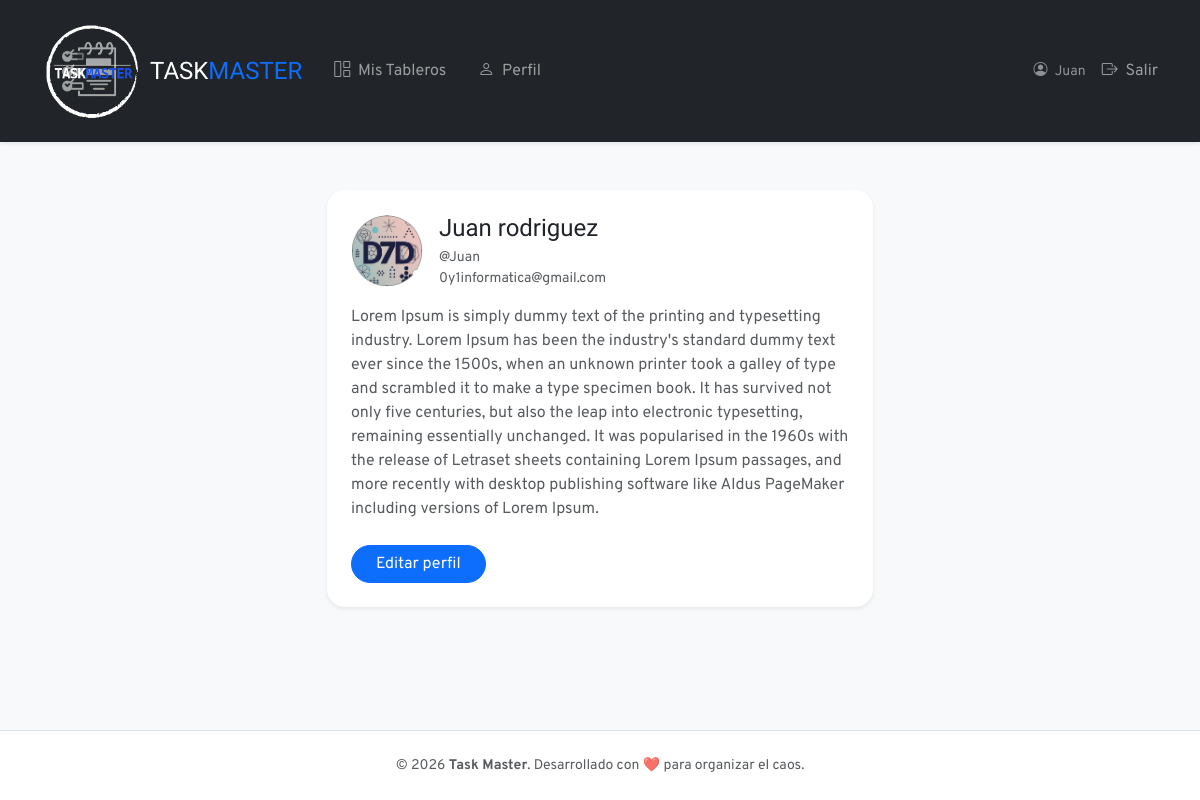
The app's page /boards/profile/ (signed in) with its own data.
### boards/models.py (models this page shows, shortened)
class UserProfile(models.Model):
    user = models.OneToOneField(User, on_delete=models.CASCADE, related_name="profile")
    bio = models.TextField(blank=True)
    avatar = models.ImageField(upload_to="avatars/", blank=True, null=True)
    notify_task_assigned = models.BooleanField(default=True)
    notify_task_due = models.BooleanField(default=True)
    notify_task_status = models.BooleanField(default=True)
    pending_email = models.EmailField(blank=True, null=True)
    pending_email_token = models.CharField(max_length=255, blank=True, null=True)
    pending_email_created_at = models.DateTimeField(blank=True, null=True)
    notify_task_due = models.BooleanField(default=True)
    notify_task_status = models.BooleanField(default=True)
    def avatar_url(self):
        if self.avatar:
            return self.avatar.url
        return "/static/img/taskmaster.png"

### boards/views.py (the view)
# urls.py: path("profile/", views.ProfileView.as_view(), name="profile"),
class ProfileView(LoginRequiredMixin, DetailView):
    model = UserProfile
    template_name = "profiles/profile_detail.html"
    context_object_name = "profile"
    def get_object(self, queryset=None):
        profile, _ = UserProfile.objects.get_or_create(user=self.request.user)
        return profile

### templates/profiles/profile_detail.html (shortened to what this page needs)
{% extends "layout.html" %}
{% block content %}
<div class="row justify-content-center">
    <div class="col-md-8 col-lg-6">
        <div class="card border-0 shadow-sm" style="border-radius: 18px;">
            <div class="card-body p-4">
                <div class="d-flex align-items-center gap-3 mb-3">
                    <img src="{{ profile.avatar_url }}" alt="Avatar" width="72" height="72" class="rounded-circle object-fit-cover">
                    <div>
                        <h4 class="mb-1">
                            {% if profile.user.first_name or profile.user.last_name %}
                                {{ profile.user.first_name }} {{ profile.user.last_name }}
                            {% else %}
                                {{ profile.user.username }}
                            {% endif %}
                        </h4>
                        <div class="text-muted small">@{{ profile.user.username }}</div>
                        <div class="text-muted small">{{ profile.user.email }}</div>
                    </div>
                </div>
                {% if profile.bio %}
                <p class="text-muted mb-4">{{ profile.bio }}</p>
                {% endif %}
                <a href="{% url 'boards:profile_edit' %}" class="btn btn-primary rounded-pill px-4">Editar perfil</a>
            </div>
        </div>
    </div>
</div>
{% endblock %}

### templates/includes/_header.html (shortened to what this page needs)
{% load static %}
<nav class="navbar navbar-expand-lg navbar-dark bg-dark py-3 shadow-sm">
    <div class="container">
        <a class="navbar-brand fw-800 fs-4 d-flex align-items-center gap-2" href="{% url 'boards:board_list' %}">
            <img src="{% static 'img/taskmaster.png' %}" alt="Task Master" height="100" class="rounded-2">
            <span>TASK<span class="text-primary">MASTER</span></span>
        </a>
        <div class="collapse navbar-collapse" id="navbarNav">
            <ul class="navbar-nav me-auto">
                {% if user.is_authenticated %}
                <li class="nav-item">
                    <a class="nav-link px-3" href="{% url 'boards:board_list' %}">
                        <i class="bi bi-grid-1x2 me-1"></i> Mis Tableros
                    </a>
                </li>
                <li class="nav-item">
                    <a class="nav-link px-3" href="{% url 'boards:profile' %}">
                        <i class="bi bi-person me-1"></i> Perfil
                    </a>
                </li>
                {% endif %}
            </ul>
            <ul class="navbar-nav ms-auto align-items-center gap-2">
                {% if user.is_authenticated %}
                    <li class="nav-item text-white-50 me-2 small">
                        <i class="bi bi-person-circle me-1"></i> {{ user.username }}
                    </li>
                    <li class="nav-item">
                        <form action="{% url 'logout' %}" method="post" class="m-0">
                            <button type="submit" class="btn btn-link nav-link border-0 p-0 text-danger-hover">
                                <i class="bi bi-box-arrow-right me-1"></i> Salir
                            </button>
                        </form>
                    </li>
                {% endif %}
            </ul>
        </div>
    </div>
</nav>

### static/css/style.css (style rules this page uses)
body { font-family: 'Overpass', sans-serif; background-color: #f1f2f4; margin: 0; }
h1, h2, h3, h4, h5, h6, .section-title, .column-title, .navbar-brand { font-family: 'Vercetti', serif; }
button, .btn, input, select, textarea { font-family: 'Overpass', sans-serif; }

### records on screen
UserProfile: avatar_url (picture), user.first_name "Juan", user.last_name "rodriguez", user.username "Juan", user.email "0y1informatica@gmail.com", bio "Lorem Ipsum is simply dummy text of the printing and typesetting industry. Lorem Ipsum has been the industry's standard dummy text ever since the 1500s, when an unknown printer took a galley of type and scrambled it to make a type specimen book. It has survived not only five centuries, but also the leap into electronic typesetting, remaining essentially unchanged. It was popularised in the 1960s with the release of Letraset sheets containing Lorem Ipsum passages, and more recently with desktop publishing software like Aldus PageMaker including versions of Lorem Ipsum."

### other values on screen
{{ user.username }} "Juan"
